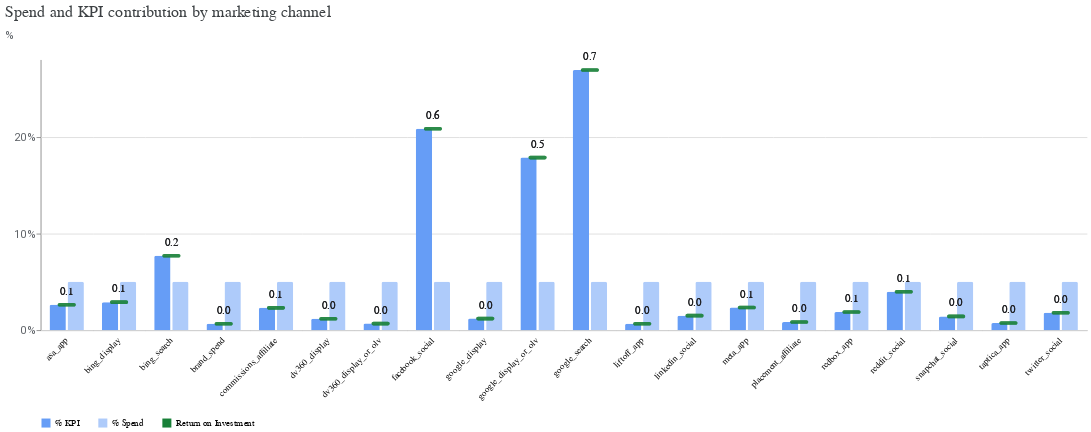

Here is the notebook cell this chart was saved with:
### Code cell
media_summary.plot_spend_vs_contribution()

### Figure 1 — Vega-Lite specification as saved in the notebook (floating-point values rounded to 4 significant figures)
{"config": {"view": {"continuousWidth": 300, "continuousHeight": 300, "strokeOpacity": 0}, "axis": {"labelColor": "#5F6368", "labelFont": "Roboto", "labelFontSize": 12, "titleColor": "#5F6368", "titleFont": "Roboto", "titleFontSize": 12, "titleFontWeight": "normal", "titlePadding": 10}, "header": {"labelAlign": "right", "labelAngle": -45, "labelBaseline": "middle", "labelOrient": "bottom", "title": null}}, "data": {"name": "data-0f3a6c0a27f6bd5fddbc8057cbfb4bfb"}, "facet": {"column": {"field": "channel", "type": "nominal"}}, "spec": {"layer": [{"mark": {"type": "bar", "cornerRadiusEnd": 2, "tooltip": true}, "encoding": {"color": {"field": "label", "legend": {"columnPadding": 20, "orient": "bottom", "rowPadding": 10, "title": null}, "scale": {"domain": ["% KPI", "% Spend", "Return on Investment"], "range": ["#669DF6", "#AECBFA", "#188038"]}, "type": "nominal"}, "tooltip": [{"field": "pct", "format": ".1%", "type": "quantitative"}], "x": {"axis": {"labels": false, "ticks": false, "title": null}, "field": "label", "scale": {"paddingOuter": 0.5}, "type": "nominal"}, "y": {"axis": {"format": "%", "tickCount": 2, "titleAlign": "left", "titleAngle": 0, "titleY": -20}, "field": "pct", "type": "quantitative"}}}, {"mark": {"type": "tick", "color": "#188038", "cornerRadius": 2, "size": 20, "thickness": 4, "tooltip": true}, "encoding": {"tooltip": [{"field": "roi", "format": ".2f", "type": "quantitative"}], "y": {"field": "roi_scaled", "title": "%", "type": "quantitative"}}}, {"mark": {"type": "text", "color": "#202124", "dy": -15, "fontSize": 12}, "encoding": {"text": {"field": "roi", "format": ".1f", "type": "quantitative"}, "y": {"field": "roi_scaled", "type": "quantitative"}}}]}, "spacing": -1, "title": {"text": "Spend and KPI contribution by marketing channel", "anchor": "start", "color": "#3C4043", "font": "Google Sans Display", "fontSize": 18, "fontWeight": "normal", "offset": 10}, "$schema": "https://vega.github.io/schema/vega-lite/v5.20.1.json", "datasets": {"data-0f3a6c0a27f6bd5fddbc8057cbfb4bfb": [{"channel": "asa_app", "pct": 0.02623, "label": "% KPI", "roi": 0.07276, "roi_scaled": 0.02623}, {"channel": "bing_display", "pct": 0.02895, "label": "% KPI", "roi": 0.0803, "roi_scaled": 0.02895}, {"channel": "bing_search", "pct": 0.07697, "label": "% KPI", "roi": 0.2135, "roi_scaled": 0.07697}, {"channel": "dv360_display", "pct": 0.01174, "label": "% KPI", "roi": 0.03257, "roi_scaled": 0.01174}, {"channel": "dv360_display_or_olv", "pct": 0.006781, "label": "% KPI", "roi": 0.01881, "roi_scaled": 0.006781}, {"channel": "facebook_social", "pct": 0.2084, "label": "% KPI", "roi": 0.5782, "roi_scaled": 0.2084}, {"channel": "google_display", "pct": 0.01194, "label": "% KPI", "roi": 0.03313, "roi_scaled": 0.01194}, {"channel": "google_display_or_olv", "pct": 0.1785, "label": "% KPI", "roi": 0.4952, "roi_scaled": 0.1785}, {"channel": "google_search", "pct": 0.2692, "label": "% KPI", "roi": 0.7468, "roi_scaled": 0.2692}, {"channel": "linkedin_social", "pct": 0.01499, "label": "% KPI", "roi": 0.04159, "roi_scaled": 0.01499}, {"channel": "meta_app", "pct": 0.02336, "label": "% KPI", "roi": 0.0648, "roi_scaled": 0.02336}, {"channel": "reddit_social", "pct": 0.03977, "label": "% KPI", "roi": 0.1103, "roi_scaled": 0.03977}, {"channel": "snapchat_social", "pct": 0.01421, "label": "% KPI", "roi": 0.03943, "roi_scaled": 0.01421}, {"channel": "taptica_app", "pct": 0.007425, "label": "% KPI", "roi": 0.0206, "roi_scaled": 0.007425}, {"channel": "twitter_social", "pct": 0.018, "label": "% KPI", "roi": 0.04993, "roi_scaled": 0.018}, {"channel": "commissions_affiliate", "pct": 0.02304, "label": "% KPI", "roi": 0.06391, "roi_scaled": 0.02304}, {"channel": "placement_affiliate", "pct": 0.00843, "label": "% KPI", "roi": 0.02339, "roi_scaled": 0.00843}, {"channel": "brand_spend", "pct": 0.006656, "label": "% KPI", "roi": 0.01846, "roi_scaled": 0.006656}, {"channel": "redbox_app", "pct": 0.01869, "label": "% KPI", "roi": 0.05186, "roi_scaled": 0.01869}, {"channel": "liftoff_app", "pct": 0.006667, "label": "% KPI", "roi": 0.01849, "roi_scaled": 0.006667}, {"channel": "asa_app", "pct": 0.05, "label": "% Spend", "roi": 0.07276, "roi_scaled": 0.02623}, {"channel": "bing_display", "pct": 0.05, "label": "% Spend", "roi": 0.0803, "roi_scaled": 0.02895}, {"channel": "bing_search", "pct": 0.05, "label": "% Spend", "roi": 0.2135, "roi_scaled": 0.07697}, {"channel": "dv360_display", "pct": 0.05, "label": "% Spend", "roi": 0.03257, "roi_scaled": 0.01174}, {"channel": "dv360_display_or_olv", "pct": 0.05, "label": "% Spend", "roi": 0.01881, "roi_scaled": 0.006781}, {"channel": "facebook_social", "pct": 0.05, "label": "% Spend", "roi": 0.5782, "roi_scaled": 0.2084}, {"channel": "google_display", "pct": 0.05, "label": "% Spend", "roi": 0.03313, "roi_scaled": 0.01194}, {"channel": "google_display_or_olv", "pct": 0.05, "label": "% Spend", "roi": 0.4952, "roi_scaled": 0.1785}, {"channel": "google_search", "pct": 0.05, "label": "% Spend", "roi": 0.7468, "roi_scaled": 0.2692}, {"channel": "linkedin_social", "pct": 0.05, "label": "% Spend", "roi": 0.04159, "roi_scaled": 0.01499}, {"channel": "meta_app", "pct": 0.05, "label": "% Spend", "roi": 0.0648, "roi_scaled": 0.02336}, {"channel": "reddit_social", "pct": 0.05, "label": "% Spend", "roi": 0.1103, "roi_scaled": 0.03977}, {"channel": "snapchat_social", "pct": 0.05, "label": "% Spend", "roi": 0.03943, "roi_scaled": 0.01421}, {"channel": "taptica_app", "pct": 0.05, "label": "% Spend", "roi": 0.0206, "roi_scaled": 0.007425}, {"channel": "twitter_social", "pct": 0.05, "label": "% Spend", "roi": 0.04993, "roi_scaled": 0.018}, {"channel": "commissions_affiliate", "pct": 0.05, "label": "% Spend", "roi": 0.06391, "roi_scaled": 0.02304}, {"channel": "placement_affiliate", "pct": 0.05, "label": "% Spend", "roi": 0.02339, "roi_scaled": 0.00843}, {"channel": "brand_spend", "pct": 0.05, "label": "% Spend", "roi": 0.01846, "roi_scaled": 0.006656}, {"channel": "redbox_app", "pct": 0.05, "label": "% Spend", "roi": 0.05186, "roi_scaled": 0.01869}, {"channel": "liftoff_app", "pct": 0.05, "label": "% Spend", "roi": 0.01849, "roi_scaled": 0.006667}]}}
